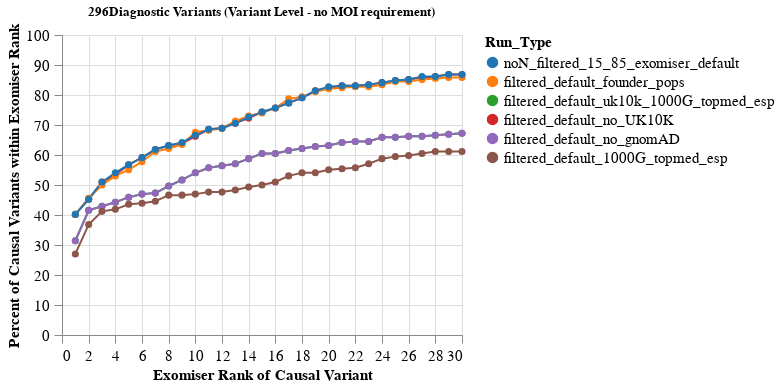

The cell this chart's notebook holds for it:
### Markdown cell above
## pop freq sources

### Code cell
run_types = ['filtered_default_no_UK10K','filtered_default_founder_pops','filtered_default_uk10k_1000G_topmed_esp', 'filtered_default_no_gnomAD','filtered_default_1000G_topmed_esp','noN_filtered_15_85_exomiser_default']
domain = ['noN_filtered_15_85_exomiser_default','filtered_default_founder_pops','filtered_default_uk10k_1000G_topmed_esp','filtered_default_no_UK10K', 'filtered_default_no_gnomAD','filtered_default_1000G_topmed_esp']

gs_exomiser_df,denom,max_data = create_df(300, run_types, success_table)

freq_exomiser = create_plot(denom, gs_exomiser_df, domain, 'category10', domain)
freq_exomiser.configure_axis(
    labelPadding= 5,
    labelLimit=0,
    labelFontSize=15, 
    titleFontSize=15, labelFont='arial', tickSize=8).configure_legend(
        labelLimit=0,labelFontSize=15, titleFontSize=15, labelFont='arial')

### Figure 1 — Vega-Lite specification as saved in the notebook (floating-point values rounded to 4 significant figures; data arrays with more than 128 entries replaced by an {"elided": "..."} marker saying what was removed)
{"config": {"view": {"continuousWidth": 300, "continuousHeight": 300}, "axis": {"labelFont": "arial", "labelFontSize": 15, "labelLimit": 0, "labelPadding": 5, "tickSize": 8, "titleFontSize": 15}, "legend": {"labelFont": "arial", "labelFontSize": 15, "labelLimit": 0, "titleFontSize": 15}}, "vconcat": [{"mark": {"type": "line", "point": {"size": 50}}, "encoding": {"color": {"field": "Run_Type", "scale": {"domain": ["noN_filtered_15_85_exomiser_default", "filtered_default_founder_pops", "filtered_default_uk10k_1000G_topmed_esp", "filtered_default_no_UK10K", "filtered_default_no_gnomAD", "filtered_default_1000G_topmed_esp"], "scheme": "category10"}, "sort": ["noN_filtered_15_85_exomiser_default", "filtered_default_founder_pops", "filtered_default_uk10k_1000G_topmed_esp", "filtered_default_no_UK10K", "filtered_default_no_gnomAD", "filtered_default_1000G_topmed_esp"], "type": "nominal"}, "tooltip": [{"field": "Rank", "type": "quantitative"}, {"field": "Percent_Variants", "type": "quantitative"}, {"field": "Run_Type", "type": "nominal"}], "x": {"field": "Rank", "title": "Exomiser Rank of Causal Variant", "type": "quantitative"}, "y": {"field": "Percent_Variants", "scale": {"domain": [0, 100]}, "title": "Percent of Causal Variants within Exomiser Rank", "type": "quantitative"}}, "height": 300, "title": "296Diagnostic Variants (Variant Level - no MOI requirement)", "width": 400}], "data": {"name": "data-e0b8489318c3e5a40fee91c802e3396f"}, "$schema": "https://vega.github.io/schema/vega-lite/v5.17.0.json", "datasets": {"data-e0b8489318c3e5a40fee91c802e3396f": {"elided": "180 records"}}}
